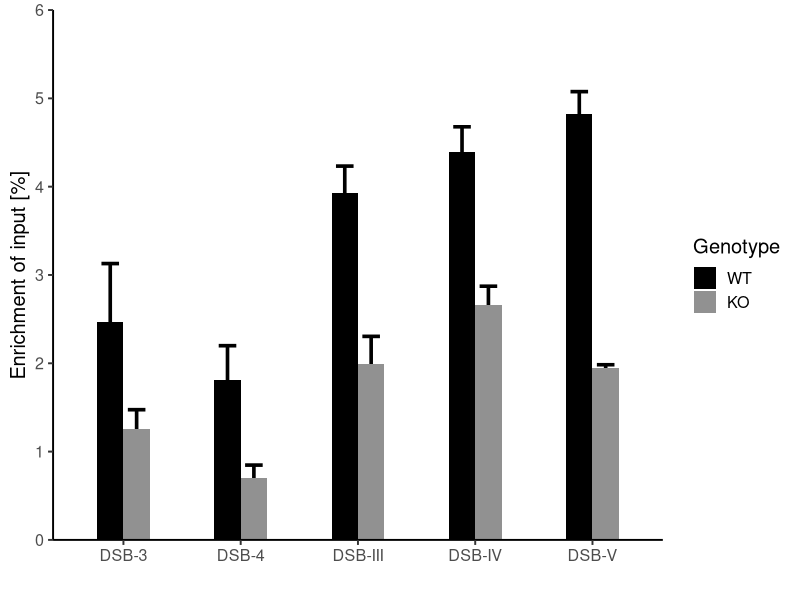

Write R code to recreate this figure.
library(readxl)
library(dplyr)
library(ggplot2)


# read in data
data <- read_excel("./data/qPCR results_ct values (Practical_2020).xlsx", skip=1)

# we are only interested in the position and the Ct value
data <- data %>%
    select(c("Pos", "Cp"))

# further select only the positions that we are interested in. For me: WT+4OHT vs ID3-KO+4OHT for both input and H4K16ac

# select the desired values for the 10% input ----
WT.input.DSB3 <- data %>%
    filter(Pos %in% c("J1", "J2", "J3")) %>%
    select("Cp") 

KO.input.DSB3 <- data %>%
    filter(Pos %in% c("J5", "J6", "J7")) %>%
    select("Cp")

WT.input.DSB4 <- data %>%
    filter(Pos %in% c("K1", "K2", "K3")) %>%
    select("Cp")

KO.input.DSB4 <- data %>%
    filter(Pos %in% c("K5", "K6", "K7")) %>%
    select("Cp")

WT.input.DSBIII <- data %>%
    filter(Pos %in% c("L1", "L2", "L3")) %>%
    select("Cp")

KO.input.DSBIII <- data %>%
    filter(Pos %in% c("L5", "L6", "L7")) %>%
    select("Cp")

WT.input.DSBIV <- data %>%
    filter(Pos %in% c("M1", "M2", "M3")) %>%
    select("Cp")

KO.input.DSBIV <- data %>%
    filter(Pos %in% c("M5", "M6", "M7")) %>%
    select("Cp")

WT.input.DSBV <- data %>%
    filter(Pos %in% c("N1", "N2", "N3")) %>%
    select("Cp")

KO.input.DSBV <- data %>%
    filter(Pos %in% c("N5", "N6", "N7")) %>%
    select("Cp")


# select the desired values for the H4K16ac ----
WT.H4K16ac.DSB3 <- data %>%
    filter(Pos %in% c("J17", "J18", "J19")) %>%
    select("Cp")

KO.H4K16ac.DSB3 <- data %>%
    filter(Pos %in% c("J21", "J22", "J23")) %>%
    select("Cp")

WT.H4K16ac.DSB4 <- data %>%
    filter(Pos %in% c("K17", "K18", "K19")) %>%
    select("Cp")

KO.H4K16ac.DSB4 <- data %>%
    filter(Pos %in% c("K21", "K22", "K23")) %>%
    select("Cp")

WT.H4K16ac.DSBIII <- data %>%
    filter(Pos %in% c("L17", "L18", "L19")) %>%
    select("Cp")

KO.H4K16ac.DSBIII <- data %>%
    filter(Pos %in% c("L21", "L22", "L23")) %>%
    select("Cp")

WT.H4K16ac.DSBIV <- data %>%
    filter(Pos %in% c("M17", "M18", "M19")) %>%
    select("Cp")

KO.H4K16ac.DSBIV <- data %>%
    filter(Pos %in% c("M21", "M22", "M23")) %>%
    select("Cp")

WT.H4K16ac.DSBV <- data %>%
    filter(Pos %in% c("N17", "N18", "N19")) %>%
    select("Cp")

KO.H4K16ac.DSBV <- data %>%
    filter(Pos %in% c("N21", "N22", "N23")) %>%
    select("Cp")





# for the input sample, calculate the average and substract 3.322 (number of cycles which would be needed to reach 100%) ----

WT.input.DSB3.corrected <- mean(WT.input.DSB3$Cp)-3.322
WT.input.DSB4.corrected <- mean(WT.input.DSB4$Cp)-3.322
WT.input.DSBIII.corrected <- mean(WT.input.DSBIII$Cp)-3.322
WT.input.DSBIV.corrected <- mean(WT.input.DSBIV$Cp)-3.322
WT.input.DSBV.corrected <- mean(WT.input.DSBV$Cp)-3.322

KO.input.DSB3.corrected <- mean(KO.input.DSB3$Cp)-3.322
KO.input.DSB4.corrected <- mean(KO.input.DSB4$Cp)-3.322
KO.input.DSBIII.corrected <- mean(KO.input.DSBIII$Cp)-3.322
KO.input.DSBIV.corrected <- mean(KO.input.DSBIV$Cp)-3.322
KO.input.DSBV.corrected <- mean(KO.input.DSBV$Cp)-3.322

# caculate the enrichment for H4K16ac for each individual well with the following equation 100*2^-Ct sample /2^-Ct input. 
# For Ct input use the above calculated average ----

WT.H4K16ac.DSB3 <- WT.H4K16ac.DSB3 %>%
    mutate(enrichment = 100*(2^-WT.H4K16ac.DSB3$Cp/2^-WT.input.DSB3.corrected)) 

WT.H4K16ac.DSB4 <- WT.H4K16ac.DSB4 %>%
    mutate(enrichment = 100*(2^-WT.H4K16ac.DSB4$Cp/2^-WT.input.DSB4.corrected))

WT.H4K16ac.DSBIII <- WT.H4K16ac.DSBIII %>%
    mutate(enrichment = 100*(2^-WT.H4K16ac.DSBIII$Cp/2^-WT.input.DSBIII.corrected))

WT.H4K16ac.DSBIV <- WT.H4K16ac.DSBIV %>%
    mutate(enrichment = 100*(2^-WT.H4K16ac.DSBIV$Cp/2^-WT.input.DSBIV.corrected))

WT.H4K16ac.DSBV <- WT.H4K16ac.DSBV %>%
    mutate(enrichment = 100*(2^-WT.H4K16ac.DSBV$Cp/2^-WT.input.DSBV.corrected))


KO.H4K16ac.DSB3 <- KO.H4K16ac.DSB3 %>%
    mutate(enrichment = 100*(2^-KO.H4K16ac.DSB3$Cp/2^-KO.input.DSB3.corrected))

KO.H4K16ac.DSB4 <- KO.H4K16ac.DSB4 %>%
    mutate(enrichment = 100*(2^-KO.H4K16ac.DSB4$Cp/2^-KO.input.DSB4.corrected))

KO.H4K16ac.DSBIII <- KO.H4K16ac.DSBIII %>%
    mutate(enrichment = 100*(2^-KO.H4K16ac.DSBIII$Cp/2^-KO.input.DSBIII.corrected))

KO.H4K16ac.DSBIV <- KO.H4K16ac.DSBIV %>%
    mutate(enrichment = 100*(2^-KO.H4K16ac.DSBIV$Cp/2^-KO.input.DSBIV.corrected))

KO.H4K16ac.DSBV <- KO.H4K16ac.DSBV %>%
    mutate(enrichment = 100*(2^-KO.H4K16ac.DSBV$Cp/2^-KO.input.DSBV.corrected))






# average the calculated enrichments for each primer ----

WT.H4K16ac.DSB3.enrichment <- mean(WT.H4K16ac.DSB3$enrichment)
WT.H4K16ac.DSB4.enrichment <- mean(WT.H4K16ac.DSB4$enrichment)
WT.H4K16ac.DSBIII.enrichment <- mean(WT.H4K16ac.DSBIII$enrichment)
WT.H4K16ac.DSBIV.enrichment <- mean(WT.H4K16ac.DSBIV$enrichment)
WT.H4K16ac.DSBV.enrichment <- mean(WT.H4K16ac.DSBV$enrichment)

KO.H4K16ac.DSB3.enrichment <- mean(KO.H4K16ac.DSB3$enrichment)
KO.H4K16ac.DSB4.enrichment <- mean(KO.H4K16ac.DSB4$enrichment)
KO.H4K16ac.DSBIII.enrichment <- mean(KO.H4K16ac.DSBIII$enrichment)
KO.H4K16ac.DSBIV.enrichment <- mean(KO.H4K16ac.DSBIV$enrichment)
KO.H4K16ac.DSBV.enrichment <- mean(KO.H4K16ac.DSBV$enrichment)

# calculated enrichments standard derivation for each primer ----
WT.H4K16ac.DSB3.sd <- sd(WT.H4K16ac.DSB3$enrichment)
WT.H4K16ac.DSB4.sd <- sd(WT.H4K16ac.DSB4$enrichment)
WT.H4K16ac.DSBIII.sd <- sd(WT.H4K16ac.DSBIII$enrichment)
WT.H4K16ac.DSBIV.sd <- sd(WT.H4K16ac.DSBIV$enrichment)
WT.H4K16ac.DSBV.sd <- sd(WT.H4K16ac.DSBV$enrichment)

KO.H4K16ac.DSB3.sd <- sd(KO.H4K16ac.DSB3$enrichment)
KO.H4K16ac.DSB4.sd <- sd(KO.H4K16ac.DSB4$enrichment)
KO.H4K16ac.DSBIII.sd <- sd(KO.H4K16ac.DSBIII$enrichment)
KO.H4K16ac.DSBIV.sd <- sd(KO.H4K16ac.DSBIV$enrichment)
KO.H4K16ac.DSBV.sd <- sd(KO.H4K16ac.DSBV$enrichment)
 

# generate the data frame which will be used for plotting ---- 

overview <- data.frame(
    Genotype = c(rep("WT",5), rep("KO",5)),
    primer = rep(c("DSB-3", "DSB-4", "DSB-III", "DSB-IV", "DSB-V"),2),
    # now the actual enrichments. First WT 3,4,III,IV,V then  KO 3,4,III,IV,V
    enrichment = c(WT.H4K16ac.DSB3.enrichment, WT.H4K16ac.DSB4.enrichment, WT.H4K16ac.DSBIII.enrichment, WT.H4K16ac.DSBIV.enrichment, WT.H4K16ac.DSBV.enrichment,
                   KO.H4K16ac.DSB3.enrichment, KO.H4K16ac.DSB4.enrichment, KO.H4K16ac.DSBIII.enrichment, KO.H4K16ac.DSBIV.enrichment, KO.H4K16ac.DSBV.enrichment),
    sd = c(WT.H4K16ac.DSB3.sd, WT.H4K16ac.DSB4.sd, WT.H4K16ac.DSBIII.sd, WT.H4K16ac.DSBIV.sd, WT.H4K16ac.DSBV.sd,
           KO.H4K16ac.DSB3.sd, KO.H4K16ac.DSB4.sd, KO.H4K16ac.DSBIII.sd, KO.H4K16ac.DSBIV.sd, KO.H4K16ac.DSBV.sd)
)

# specify order of the plot
overview$Genotype <- factor(overview$Genotype, levels = c("WT", "KO"))


# plot the dataframe ---- 

# svg("qRT PCR H4.svg")
ggplot(data = overview, aes(x=primer, y=enrichment, fill=Genotype))+
    geom_errorbar(aes(ymin = enrichment-sd, ymax=enrichment+sd),
                  position=position_dodge(0.45), width=0.3, size=1.23)+
    geom_bar(stat="identity", position=position_dodge(), width=0.45)+
    ylab("Enrichment of input [%]")+
    xlab("")+
    scale_fill_manual(values = c("black", "#919191"))+
    theme_classic(base_size = 14.5)+
    scale_y_continuous(expand = c(0, 0), limits = c(0, 6), breaks = seq(0,6,by=1))
# dev.off()
